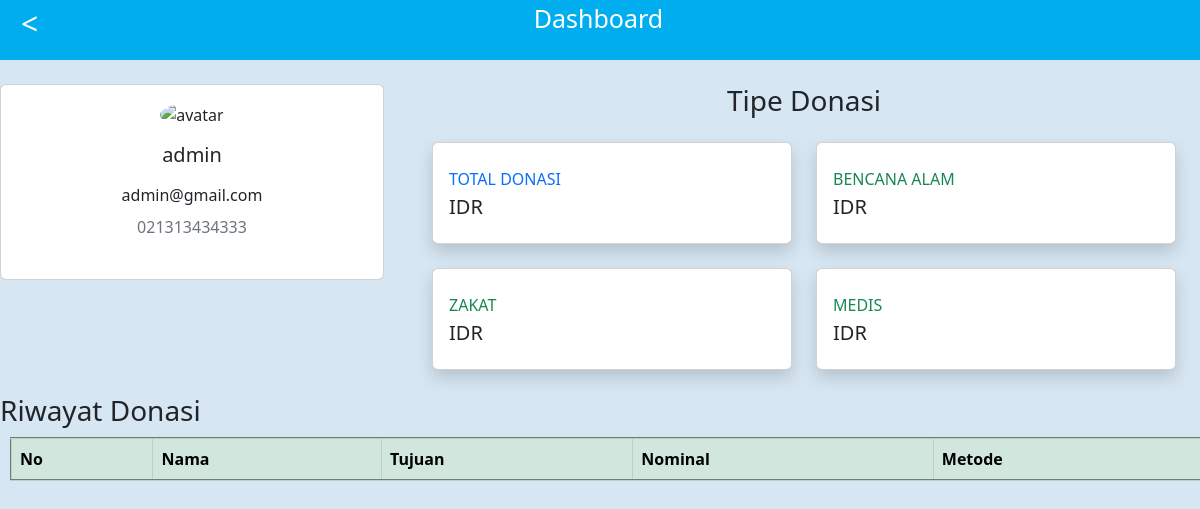
The page /histori/histori.php (signed in) on the database its author committed.
### tables this page shows
CREATE TABLE `users` (
  `nama` varchar(255) NOT NULL,
  `username` varchar(50) NOT NULL,
  `tgl_lahir` date NOT NULL,
  `email` varchar(50) NOT NULL,
  `no_tlpn` varchar(15) NOT NULL,
  `password` varchar(255) NOT NULL
);

### histori/histori.php (the view, shortened to what this page needs)
<?php
  include "../conf/koneksi.php";
  $username ="";
  $email = "";
  $no = "";
  if(isset($_SESSION["loginUsername"])){
    $loginUsername = $_SESSION["loginUsername"];
    $result = mysqli_query($koneksi, "SELECT * FROM users WHERE username = '$loginUsername'");
    $row = mysqli_fetch_assoc($result);
    $username = $row["nama"];
    $email = $row["email"];
    $no = $row["no_tlpn"];
  $re = mysqli_query($koneksi, "SELECT profil FROM profil WHERE username = '$loginUsername'");
  $rew = mysqli_fetch_assoc($re);
  $profil = $rew["profil"];
  $total = mysqli_query($koneksi, "SELECT SUM(nominal) as total FROM payment WHERE username = '$loginUsername'");
  $tot = mysqli_fetch_assoc($total);
  $zakat = mysqli_query($koneksi, "SELECT SUM(payment.nominal) as total FROM payment JOIN galangdana on(payment.id_dana=galangdana.id_dana)
  WHERE payment.username = '$loginUsername' AND galangdana.jenis = '3'");
  $zak = mysqli_fetch_assoc($zakat);
  $benca = mysqli_query($koneksi, "SELECT SUM(payment.nominal) as total FROM payment JOIN galangdana on(payment.id_dana=galangdana.id_dana)
  WHERE payment.username = '$loginUsername' AND galangdana.jenis = '2'");
  $ben = mysqli_fetch_assoc($benca);
  $medis = mysqli_query($koneksi, "SELECT SUM(payment.nominal) as total FROM payment JOIN galangdana on(payment.id_dana=galangdana.id_dana)
  WHERE payment.username = '$loginUsername' AND galangdana.jenis = '1'");
  $med = mysqli_fetch_assoc($medis);
  }else{
    header("location: ../logReg/login.php");
  }
?>
<!DOCTYPE html>
<html lang="en">
  <head>
    <link href="https://cdn.jsdelivr.net/npm/bootstrap@5.2.3/dist/css/bootstrap.min.css" rel="stylesheet" />
    <link rel="stylesheet" href="histori.css" />
  </head>
  <body>
    <header class="header text-center">
      <div style="float: left">
        <button style="background-color: transparent; border-style: none; color: white; font-size: 30px; margin-left: 15px; width: 10px">
          <a style="text-decoration: none; color: white" href="../homepage/index.php"><</a>
        </button>
      </div>
      <span style="color: white; font-size: 25px; margin-left: -30px">Dashboard</span>
    </header>
    <br />
    <div class="row d-flex flex-row">
      <div class="container col-sm-8 col-md-4">
        <div class="card mb-4">
          <div class="card-body text-center">
            <img src="../img/<?= $profil; ?>" alt="avatar" class="rounded-circle img-fluid" style="width: 125px" />
            <h5 class="my-3"><?php echo $username ?></h5>
            <p class="mb-2"><?php echo $email ?></p>
            <p class="text-muted mb-4"><?php echo $no ?></p>
          </div>
        </div>
      </div>
      <div class="container col-md-8 col-sm-12">
        <div class="justify-content-center d-flex">
          <h1 class="h3 mb-0 text-gray-800">Tipe Donasi</h1>
        </div>
        <br />
        <div class="row container px-10 col-sm-12 mx-auto">
          <div class="col-sm-12 col-md-6 mb-4">
            <div class="card border-left-primary shadow h-100 py-2">
              <div class="card-body">
                <div class="row no-gutters align-items-center">
                  <div class="col mr-2">
                    <div class="text-xs font-weight-bold text-primary text-uppercase mb-1">Total Donasi</div>
                    <div class="h5 mb-0 font-weight-bold text-gray-800">IDR <?= $tot["total"];  ?></div>
                  </div>
                </div>
              </div>
            </div>
          </div>
          <div class="col-sm-12 col-md-6 mb-4">
            <div class="card border-left-success shadow h-100 py-2">
              <div class="card-body">
                <div class="row no-gutters align-items-center">
                  <div class="col mr-2">
                    <div class="text-xs font-weight-bold text-success text-uppercase mb-1">Bencana Alam</div>
                    <div class="h5 mb-0 font-weight-bold text-gray-800">IDR <?= $ben["total"];  ?></div>
                  </div>
                </div>
              </div>
            </div>
          </div>
          <div class="col-sm-12 col-md-6 mb-4">
            <div class="card border-left-success shadow h-100 py-2">
              <div class="card-body">
                <div class="row no-gutters align-items-center">
                  <div class="col mr-2">
                    <div class="text-xs font-weight-bold text-success text-uppercase mb-1">Zakat</div>
                    <div class="h5 mb-0 font-weight-bold text-gray-800" >IDR <?= $zak["total"];  ?></div>
                  </div>
                </div>
              </div>
            </div>
          </div>
          <div class="col-sm-12 col-md-6 mb-4">
            <div class="card border-left-success shadow h-100 py-2">
              <div class="card-body">
                <div class="row no-gutters align-items-center">
                  <div class="col mr-2">
                    <div class="text-xs font-weight-bold text-success text-uppercase mb-1">Medis</div>
                    <div class="h5 mb-0 font-weight-bold text-gray-800">IDR <?= $med["total"];  ?></div>
                  </div>
                </div>
              </div>
            </div>
          </div>
        </div>
      </div>
      <div class="d-flex">
        <h2 class="h3 mb-0 text-gray-800">Riwayat Donasi</h2>
      </div>
      <div class="table-responsive">
        <table class="table table-success table-striped table-bordered" border="2">
          <thead>
            <tr>
              <th scope="col">No</th>
              <th scope="col">Nama</th>
              <th scope="col">Tujuan</th>
              <th scope="col">Nominal</th>
              <th scope="col">Metode</th>
            </tr>
          </thead>
        </table>
      </div>
    </div>
  </body>
</html>

### histori/histori.css (style rules this page uses)
body { box-sizing: content-box; margin: auto; background-color: #d6e6f2; }
.header { width: 100%; left: 0px; right: 0px; top: 0px; z-index: 11; background: rgb(0, 174, 239); height: 60px; }
.table { margin: 10px; }

### rows shown on the page
users: nama "admin", email "admin@gmail.com", no_tlpn "021313434333"
